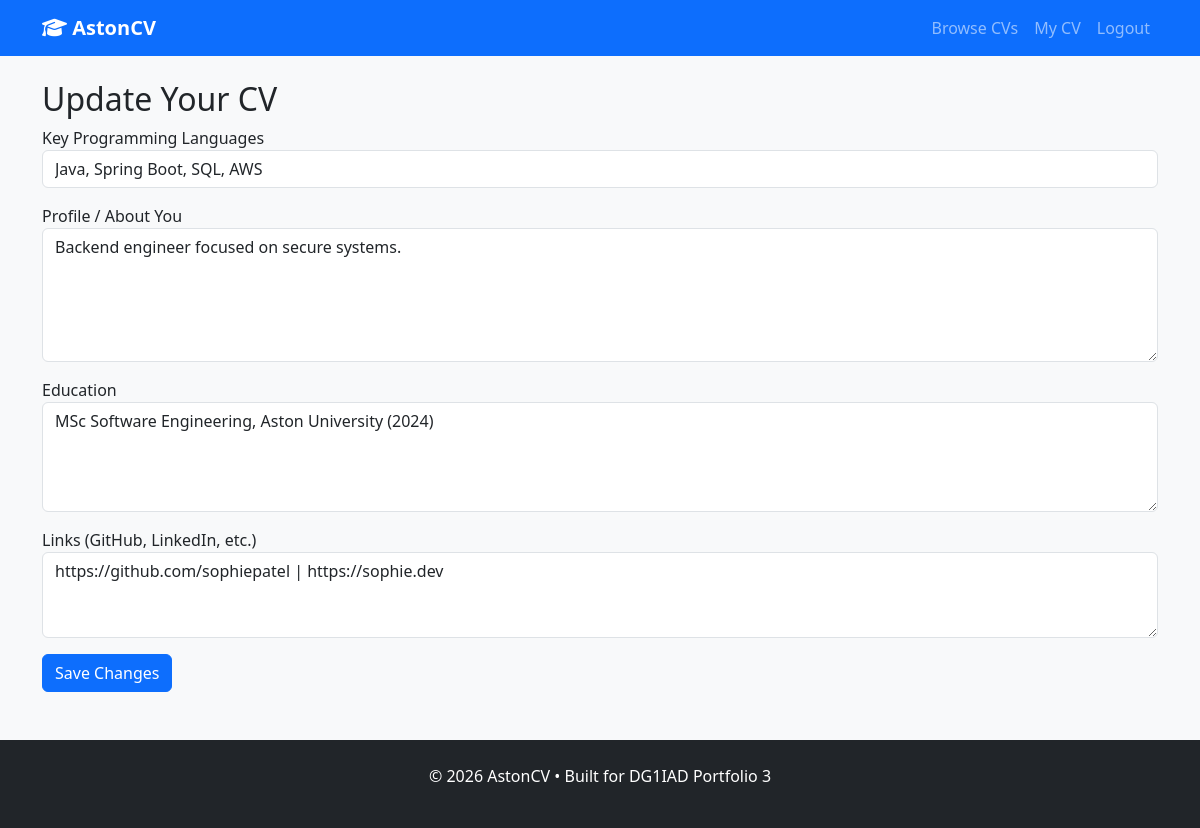
The page /update.php (signed in) on the database its author committed.
### tables this page shows
CREATE TABLE IF NOT EXISTS `cvs` (
  `id` bigint(20) UNSIGNED NOT NULL AUTO_INCREMENT,
  `name` varchar(100) NOT NULL,
  `email` varchar(100) NOT NULL UNIQUE,
  `password` varchar(255) NOT NULL,
  `keyprogramming` varchar(255) DEFAULT NULL,
  `profile` varchar(500) DEFAULT NULL,
  `education` varchar(500) DEFAULT NULL,
  `URLlinks` varchar(500) DEFAULT NULL,
  PRIMARY KEY (`id`)
);

### update.php (the view, shortened to what this page needs)
<?php
require_once 'includes/header.php';
$user_id = $_SESSION['user_id'];
$stmt = $pdo->prepare("SELECT * FROM cvs WHERE id = ?");
$stmt->execute([$user_id]);
$user = $stmt->fetch();
?>
<h2>Update Your CV</h2>
<form method="POST">
    <div class="mb-3">
        <label>Key Programming Languages</label>
        <input type="text" name="keyprogramming" class="form-control" value="<?= htmlspecialchars($user['keyprogramming'] ?? '') ?>">
    </div>
    <div class="mb-3">
        <label>Profile / About You</label>
        <textarea name="profile" class="form-control" rows="5"><?= htmlspecialchars($user['profile'] ?? '') ?></textarea>
    </div>
    <div class="mb-3">
        <label>Education</label>
        <textarea name="education" class="form-control" rows="4"><?= htmlspecialchars($user['education'] ?? '') ?></textarea>
    </div>
    <div class="mb-3">
        <label>Links (GitHub, LinkedIn, etc.)</label>
        <textarea name="url_links" class="form-control" rows="3"><?= htmlspecialchars($user['URLlinks'] ?? '') ?></textarea>
    </div>
    <button type="submit" class="btn btn-primary">Save Changes</button>
</form>
<?php require_once 'includes/footer.php'; ?>

### includes/header.php (style rules this page uses)
body { background-color: #f8f9fa; }

### rows shown on the page
cvs: keyprogramming "Java, Spring Boot, SQL, AWS", profile "Backend engineer focused on secure systems.", education "MSc Software Engineering, Aston University (2024)", url_links "https://github.com/sophiepatel | https://sophie.dev"
